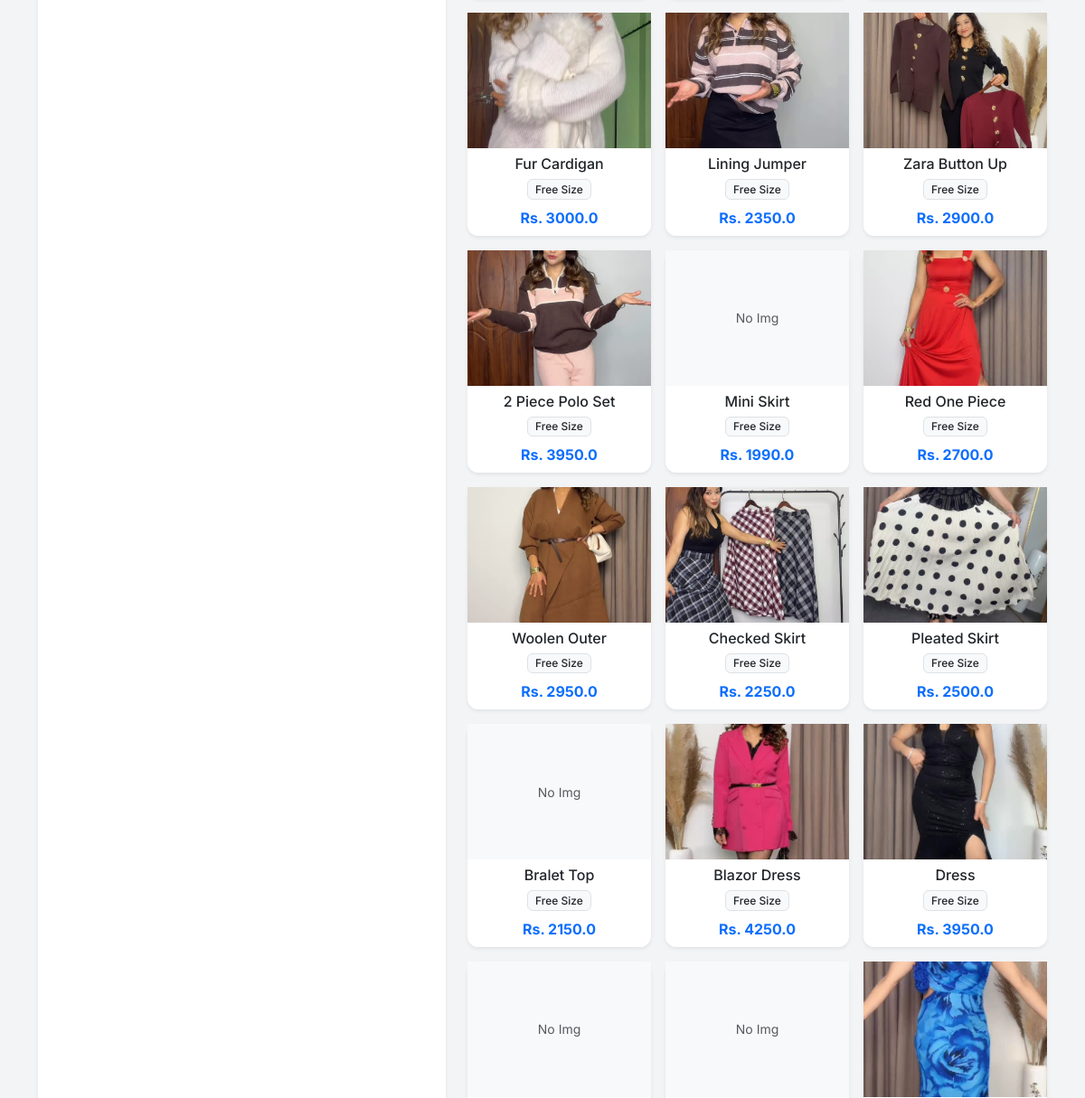
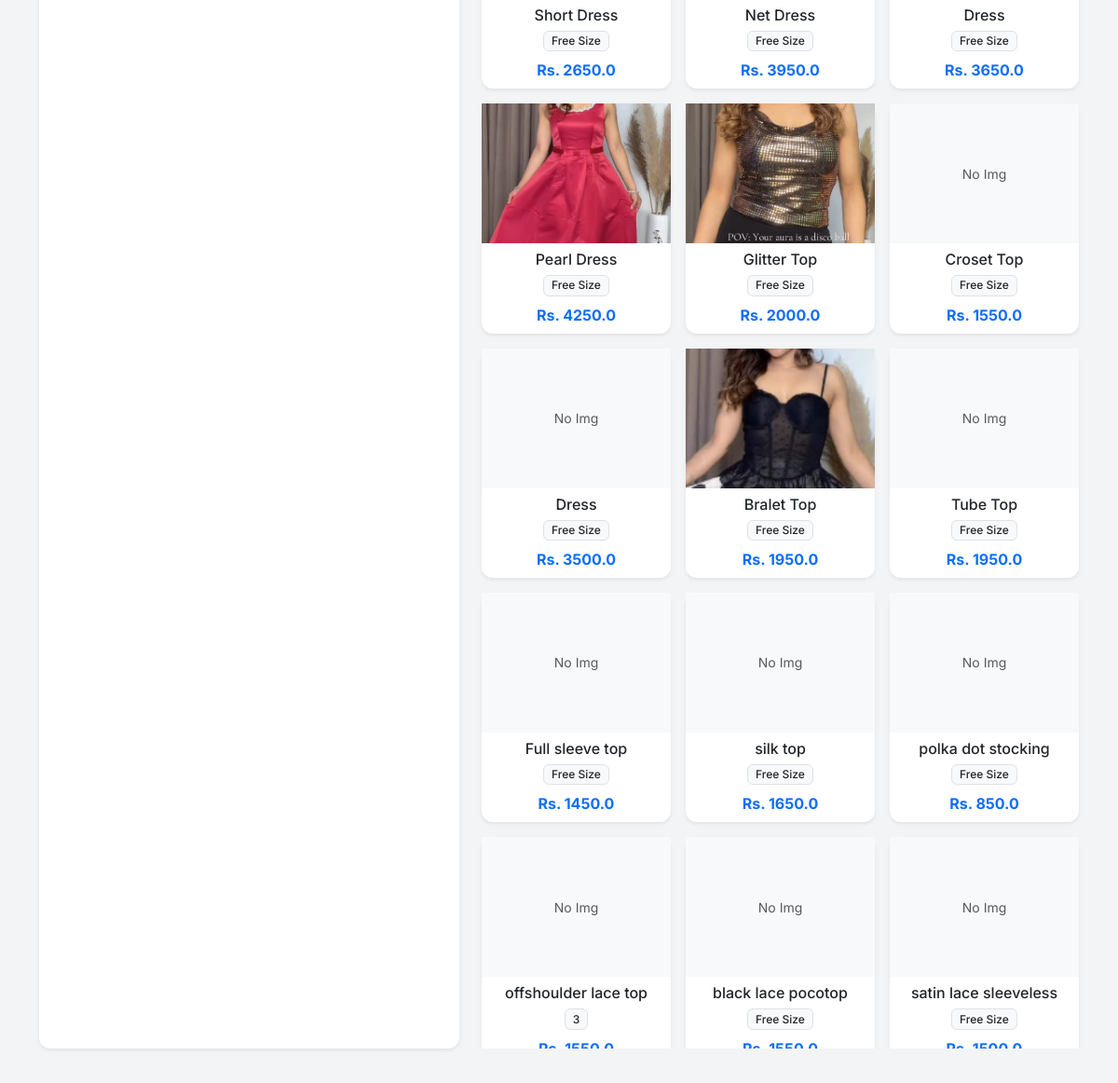
Page /edit_order/2 (lower part) on the earlier database version (2 pictures, top to bottom).
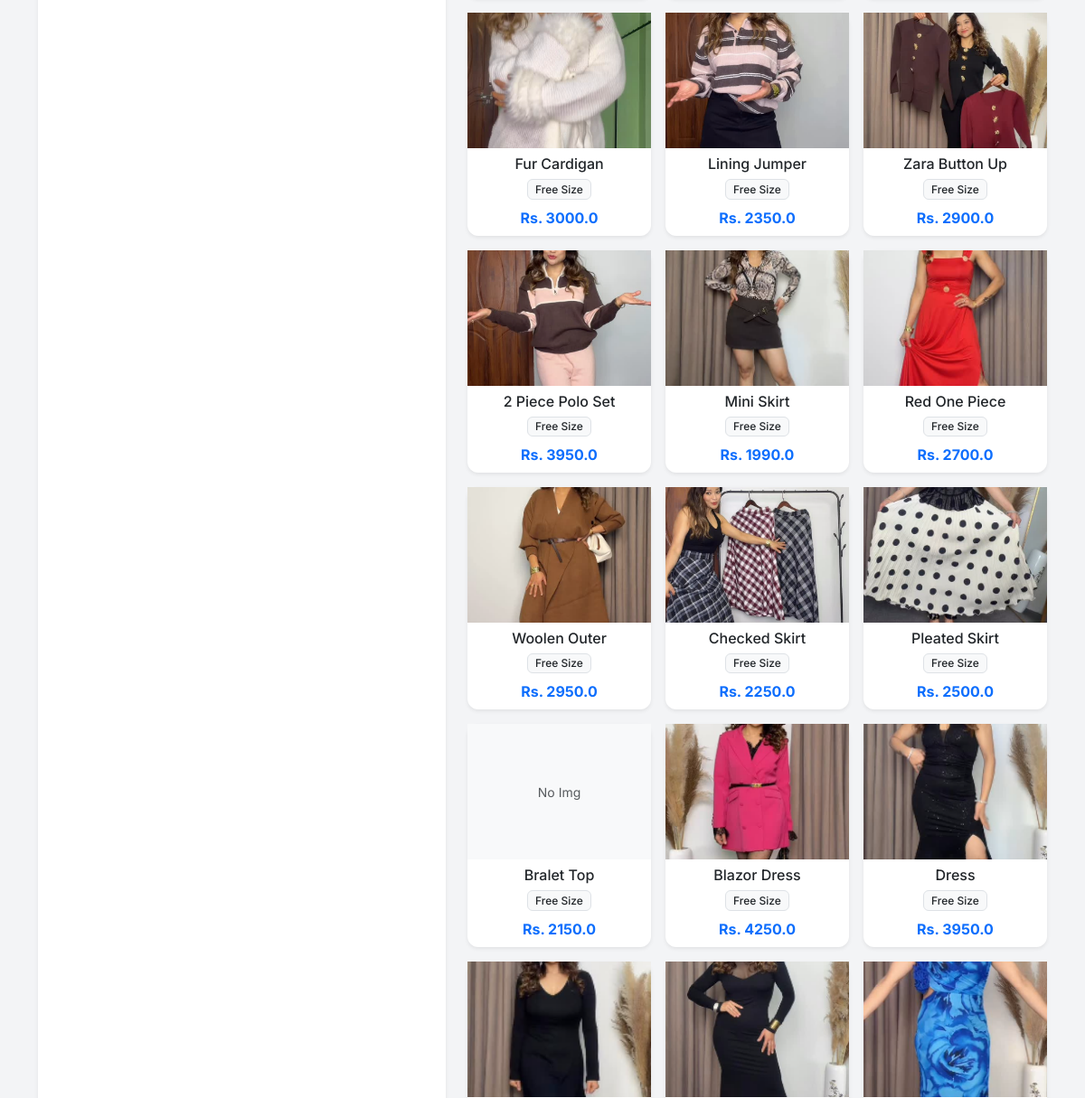
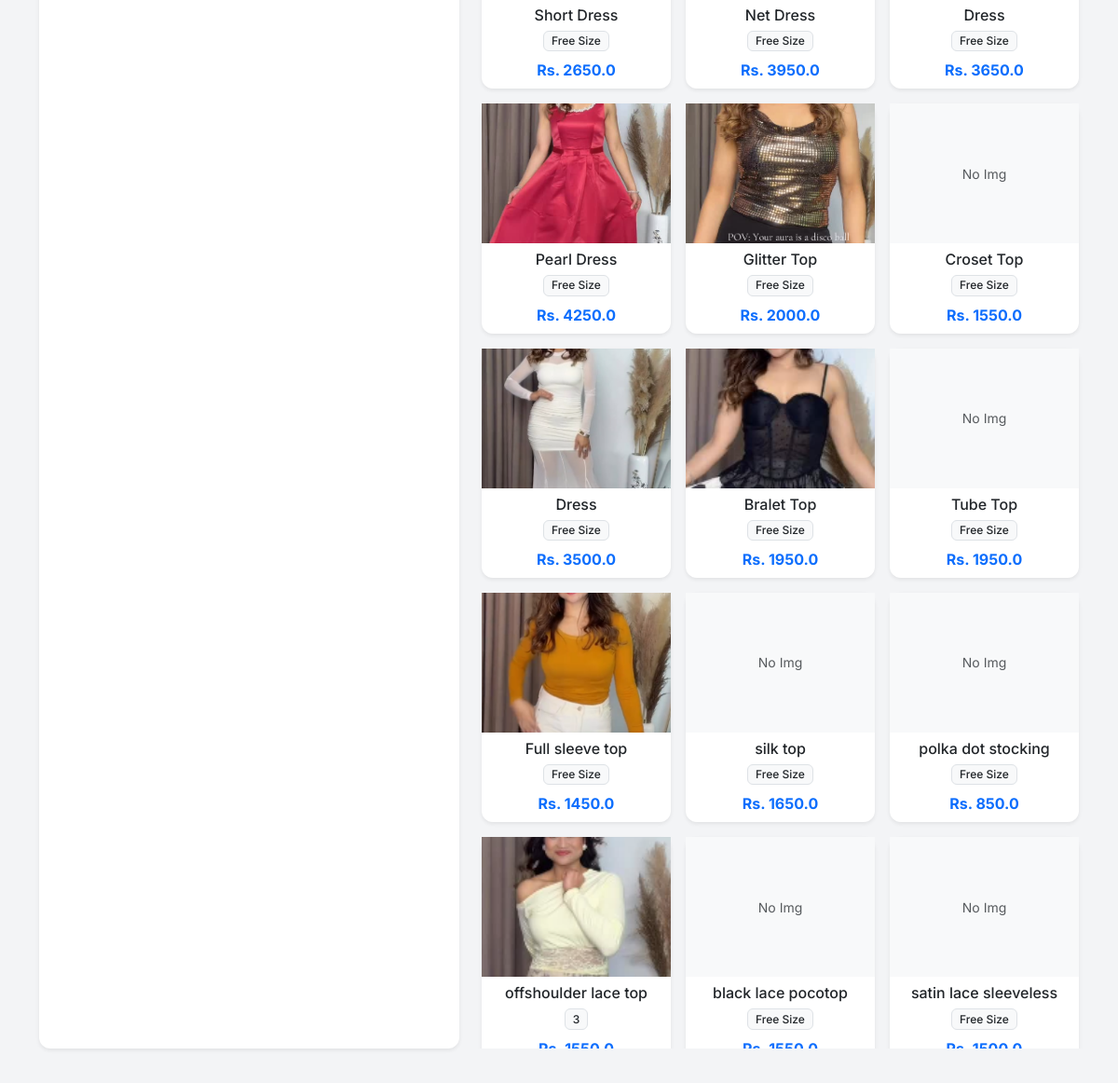
Same page on the later database version (2 pictures, top to bottom).
### app.py (models this page shows)
class Product(db.Model):
    id = db.Column(db.Integer, primary_key=True)
    sku = db.Column(db.String(50), unique=True, nullable=True)
    name = db.Column(db.String(100), nullable=False)
    size = db.Column(db.String(10), nullable=False)
    cost_price = db.Column(db.Float, default=0.0)
    price = db.Column(db.Float, nullable=False)
    stock = db.Column(db.Integer, default=0)
    image = db.Column(db.String(100), nullable=True)

### app.py (the view)
@app.route('/edit_order/<int:id>')
def edit_order_page(id):
    order = Order.query.get_or_404(id)
    products = Product.query.all()
    return render_template('edit_order.html', order=order, products=products)

### templates/edit_order.html (shortened to what this page needs)
{% extends "layout.html" %}
{% block content %}
<div class="row h-100">
    <div class="col-md-5">
        <div class="card shadow-sm h-100 border-warning">
            <div class="card-body d-flex flex-column">
            </div>
        </div>
    </div>
    <div class="col-md-7">
        <div class="row row-cols-1 row-cols-md-3 g-3" id="productGrid" style="max-height: 80vh; overflow-y: auto;">
            {% for p in products %}
            <div class="col product-card-col" data-name="{{ p.name.lower() }} {{ p.sku.lower() if p.sku else '' }}">
                <div class="card h-100 shadow-sm border-0" onclick="addToCart({{ p.id }}, '{{ p.name }}', '{{ p.size }}', {{ p.price }}, {{ p.stock }})" style="cursor: pointer;">
                    <div style="height: 150px; overflow: hidden; background-color: #f8f9fa;" class="d-flex align-items-center justify-content-center">
                        {% if p.image %}
                        <img src="{{ url_for('static', filename='uploads/' + p.image) }}" style="width: 100%; height: 100%; object-fit: cover;">
                        {% else %}
                        <span class="text-muted small">No Img</span>
                        {% endif %}
                    </div>
                    <div class="card-body p-2 text-center">
                        <h6 class="card-title mb-1 text-truncate">{{ p.name }}</h6>
                        <span class="badge bg-light text-dark border">{{ p.size }}</span>
                        <div class="mt-2 text-primary fw-bold">Rs. {{ p.price }}</div>
                    </div>
                </div>
            </div>
            {% endfor %}
        </div>
    </div>
</div>
{% endblock %}

Differences in the rows shown:
changed Product "Mini Skirt": image: picture added; no longer shows "No Img"
changed Product "Short Dress": image: picture added; no longer shows "No Img"
changed Product "Net Dress": image: picture added; no longer shows "No Img"
changed Product (number 19 of 27 on the later page): image: picture added; no longer shows "No Img"
changed Product "Full sleeve top": image: picture added; no longer shows "No Img"
changed Product "offshoulder lace top": image: picture added; no longer shows "No Img"
